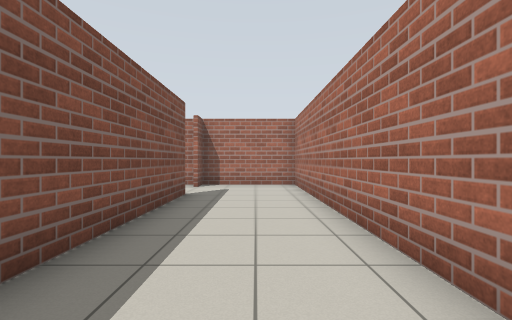
[1] (above)

14 first-person views from a walk through a world built for the Gazebo simulator. The camera is 0.94 m above the floor, looks level and sees 85° across. The floor is counted in squares, 1 m on a side. Each view is taken from the middle of a square. On the plan, view 1 faces up. The plan holds only what a view shows up to about 11 squares ahead; the rest is blank.

[2]
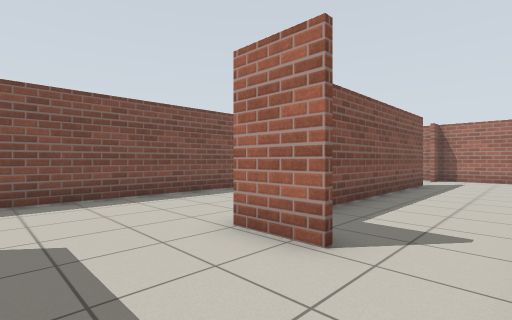

[3]
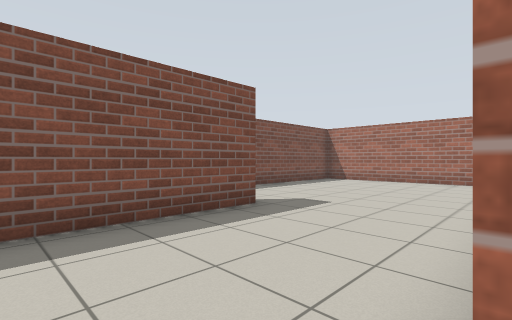

[4]
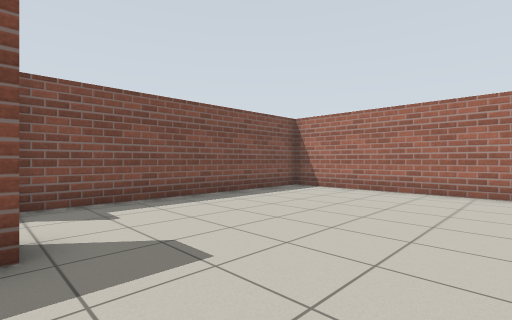

[5]
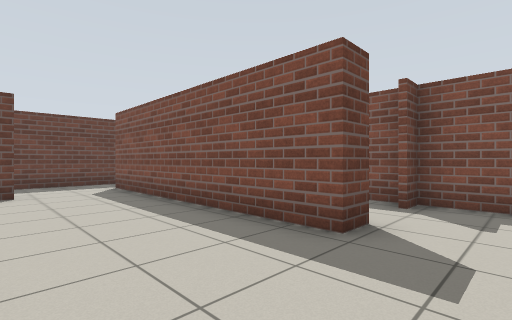

[6]
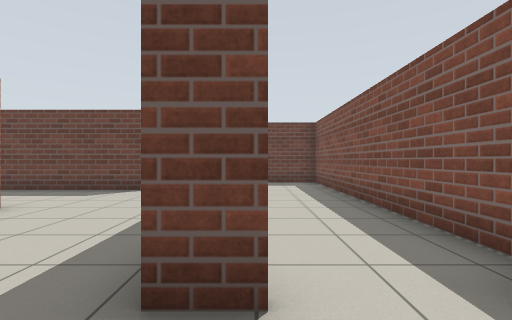

[7]
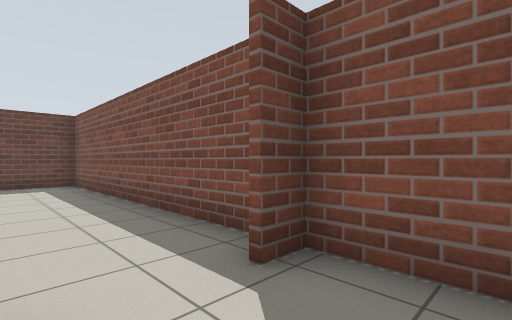

[8]
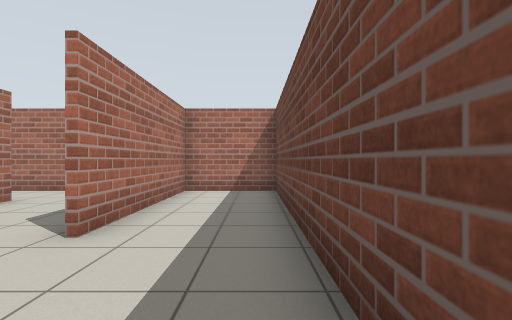

[9]
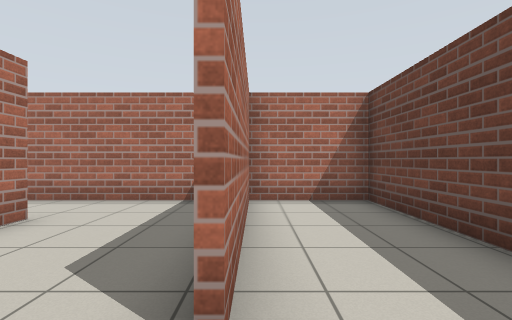

[10]
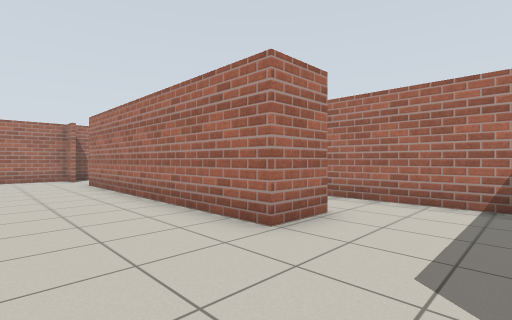

[11]
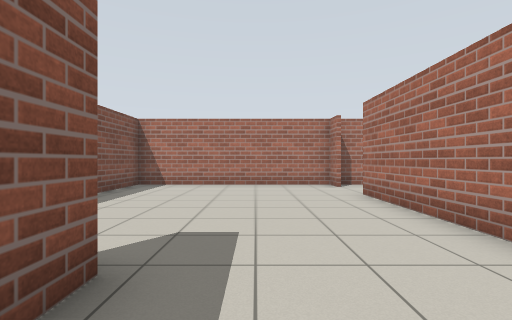

[12]
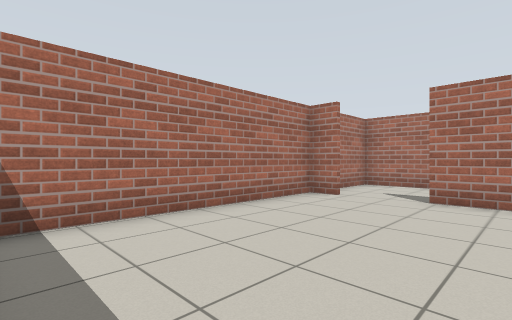

[13]
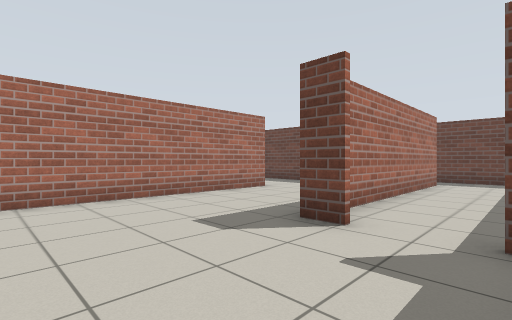

[14]
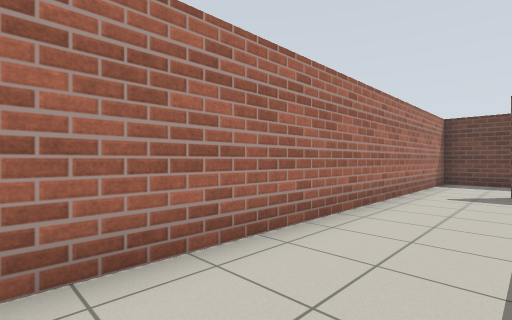

### Floor plan
Points are (right, up) in squares from view 1. A wall is a line through its corners. A room is listed if a view was taken in it or the views show most of it. See-through windows are left out.
Room 1 (views 1, 2, 3, 4, 5, 6, 7, 10, 11, 12, 13, 14)
walls: (-1.9, 7.6) (-1.9, 1.1); (-7.1, 2.3) (-6.3, 2.3) (-6.3, -4.4); (-2.1, 9.7) (-2.1, 10.6) (-9.5, 10.6) (-9.5, 2.3) (-8.7, 2.3); (-0.5, -1.4) (-2.1, -1.4) (-2.1, 7.6); (-3.6, -4.7) (1.5, -4.7); (1.5, -5.1) (1.5, 10.6) (-2, 10.6)
ways out: opening at (-8, 2) to room 2; opening at (-4.5, -5) to room 3
Room 2 (view 8)
walls: (-6.4, -6) (-6.4, 0.9); (-9.5, 2) (-9.5, -7.6) (-6.5, -7.6)
ways out: opening at (-8, 2) to room 1; opening at (-6, -6.5) to room 3
Room 3 (view 9)
walls: (-6.3, -4.4) (-6.3, -5.9); (-6.5, -7.6) (1.5, -7.6) (1.5, -5.1); (1.5, -4.8) (-3.6, -4.8)
ways out: opening at (-4.5, -5) to room 1; opening at (-6, -6.5) to room 2

Positions as (right, up) in squares from view 1, and headings:
1: (0, 0), facing up
2: (1, -4), facing up-left
3: (-2, -2), facing up-left
4: (-3, 2), facing up-left
5: (-3, 4), facing down-left
6: (-7, 4), facing down
7: (-7, 4), facing down-left
8: (-7, -7), facing right
9: (-5, -5), facing right
10: (-5, -4), facing up-right
11: (-5, 0), facing up
12: (-9, 6), facing up-right
13: (-9, 6), facing down-right
14: (-1, 8), facing down-right
